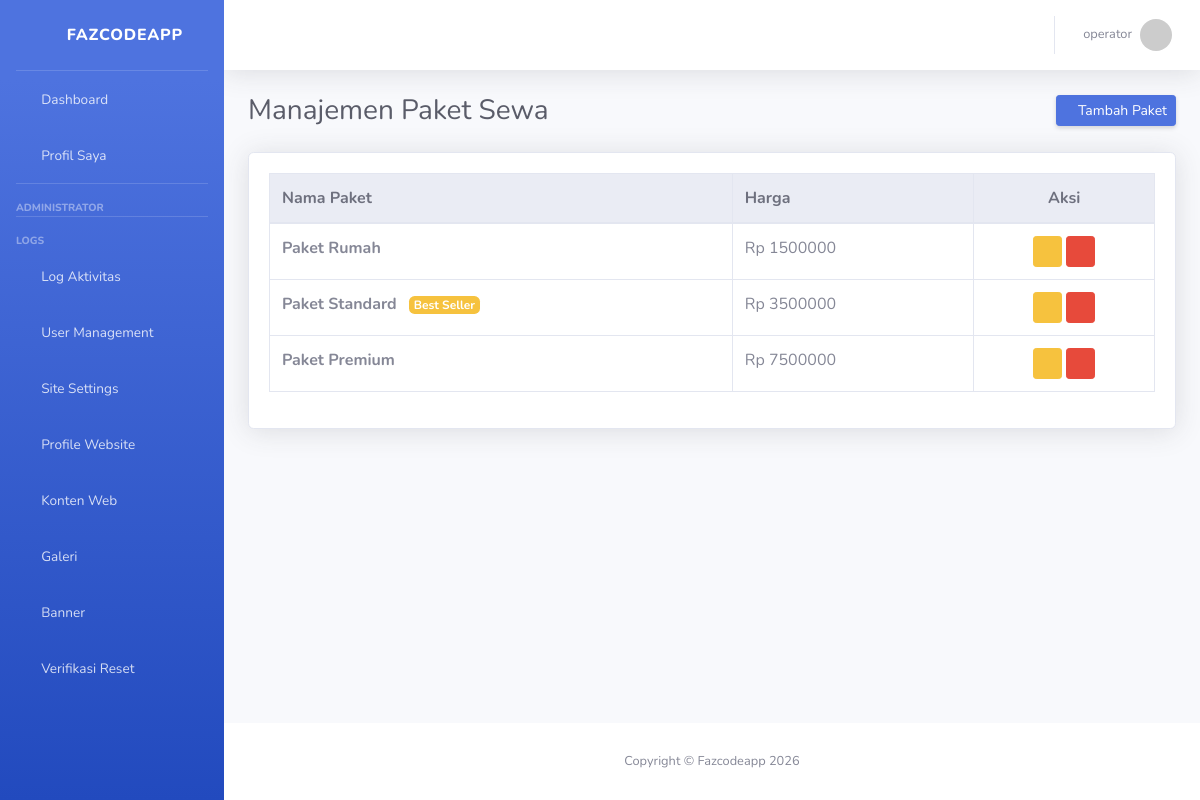
Screenshot of /dashboard/paket/ (signed in) with the database file from the repository.
### apps/dashboard/models.py (models this page shows, shortened)
class SiteSetting(models.Model):
    site_name = models.CharField(max_length=100, default="Fazcodeapp")
    active_theme = models.CharField(max_length=50, default="sb_admin")
    class Meta:
        app_label = 'dashboard' # Menegaskan ini milik app dashboard

### apps/accounts/models.py (models this page shows, shortened)
class User(AbstractUser):
    class Role(models.TextChoices):
        SUPERADMIN = "SUPERADMIN", "Super Admin"
        ADMIN = "ADMIN", "Administrator"
        OPERATOR = "OPERATOR", "Operator"
        USER = "USER", "Regular User"
    role = models.CharField(
        max_length=20,
        choices=Role.choices,
        default=Role.USER
    )

### apps/rental/models.py (models this page shows, shortened)
class PaketSewa(models.Model):
    nama = models.CharField(max_length=100)
    harga = models.DecimalField(max_digits=12, decimal_places=0) # Misal: 1500000
    fitur = models.TextField(help_text="Pisahkan fitur dengan koma (,) atau baris baru")
    is_featured = models.BooleanField(default=False) # Untuk label "Best Seller"

### apps/accounts/decorators.py (the view)
    def wrapper_func(request, *args, **kwargs):
        if request.user.role == 'ADMIN' or request.user.role == 'SUPERADMIN':
            return view_func(request, *args, **kwargs)
        else:
            messages.error(request, "Anda tidak memiliki izin akses ke halaman ini.")
            return redirect('dashboard:index') # Lempar ke halaman yang aman

### apps/dashboard/context_processors.py (called while the page is built)
def theme_settings(request):
    config = SiteSetting.objects.first()
    return {
        'ACTIVE_THEME': f'themes/{config.active_theme}/' if config else 'themes/sb_admin/',
        'APP_NAME': config.site_name if config else 'Fazcodeapp'
    }

### apps/rental/views.py (called while the page is built)
@login_required
@admin_only
def admin_paket_list(request):
    pakets = PaketSewa.objects.all().order_by('harga')
    return render(request, 'apps/rental/dashboard/paket_list.html', {'pakets': pakets})

### templates/apps/rental/dashboard/paket_list.html (shortened to what this page needs)
{% extends "base.html" %} {% block content %}
<div class="d-sm-flex align-items-center justify-content-between mb-4">
    <h1 class="h3 mb-0 text-gray-800">Manajemen Paket Sewa</h1>
    <a href="{% url 'rental:admin_paket_add' %}" class="btn btn-primary btn-sm shadow-sm">
        <i class="fas fa-plus fa-sm"></i> Tambah Paket
    </a>
</div>
<div class="card shadow mb-4">
    <div class="card-body">
        <div class="table-responsive">
            <table class="table table-bordered table-hover">
                <thead class="thead-light">
                    <tr>
                        <th>Nama Paket</th>
                        <th>Harga</th>
                        <th class="text-center">Aksi</th>
                    </tr>
                </thead>
                <tbody>
                    {% for p in pakets %}
                    <tr>
                        <td>
                            <strong>{{ p.nama }}</strong>
                            {% if p.is_featured %}<span class="badge badge-warning ml-2">Best Seller</span>{% endif %}
                        </td>
                        <td>Rp {{ p.harga|floatformat:"0" }}</td>
                        <td class="text-center">
                            <a href="{% url 'rental:admin_paket_edit' p.pk %}" class="btn btn-warning btn-sm">
                                <i class="fas fa-edit"></i>
                            </a>
                            <button type="button" class="btn btn-danger btn-sm" data-toggle="modal" data-target="#deletePaket{{ p.pk }}">
                                <i class="fas fa-trash"></i>
                            </button>
                        </td>
                    </tr>
                    {% endfor %}
                </tbody>
            </table>
        </div>
    </div>
</div>
{% endblock %}

### templates/themes/sb_admin/base_theme.html (shortened to what this page needs)
{% load static %}
<!DOCTYPE html>
<html lang="en">
<head>
    <link href="{% static 'vendor/fontawesome-free/css/all.min.css' %}" rel="stylesheet" type="text/css">
    <link href="{% static 'css/sb-admin-2.min.css' %}" rel="stylesheet">
</head>
<body id="page-top">
    <div id="wrapper">
        <ul class="navbar-nav bg-gradient-primary sidebar sidebar-dark accordion" id="accordionSidebar">
            <a class="sidebar-brand d-flex align-items-center justify-content-center" href="/">
                <div class="sidebar-brand-icon rotate-n-15"><i class="fas fa-code"></i></div>
                <div class="sidebar-brand-text mx-3">{{ APP_NAME }}</div>
            </a>
            <hr class="sidebar-divider my-0">
            {% include ACTIVE_THEME|add:"includes/_sidebar.html" %}
        </ul>
        <div id="content-wrapper" class="d-flex flex-column">
            <div id="content">
                {% include ACTIVE_THEME|add:"includes/_topbar.html" %}
                <div class="container-fluid">
                    {% block content %}{% endblock %}
                </div>
            </div>
            <footer class="sticky-footer bg-white">
                <div class="container my-auto">
                    <div class="copyright text-center my-auto">
                        <span>Copyright &copy; {{ APP_NAME }} 2026</span>
                    </div>
                </div>
            </footer>
        </div>
    </div>
</body>
</html>

### templates/themes/sb_admin/includes/_topbar.html (shortened to what this page needs)
<nav class="navbar navbar-expand navbar-light bg-white topbar mb-4 static-top shadow">
    <ul class="navbar-nav ml-auto">
        <li class="nav-item dropdown no-arrow">
            <a class="nav-link dropdown-toggle" href="#" id="userDropdown" role="button" data-toggle="dropdown" aria-haspopup="true" aria-expanded="false">
                <span class="mr-2 d-none d-lg-inline text-gray-600 small">
                    {{ user.username }}
                </span>
                <img class="img-profile rounded-circle" src="https://ui-avatars.com/api/?name={{ user.username }}&background=4e73df&color=fff">
            </a>
        </li>
    </ul>
</nav>

### rows the page displays
SiteSetting: site_name "FAZCODEAPP", site_name "Fazcodeapp"
User: username "operator"
PaketSewa: nama "Paket Rumah", harga "1500000"
PaketSewa: nama "Paket Standard", is_featured "Best Seller", harga "3500000"
PaketSewa: nama "Paket Premium", harga "7500000"
